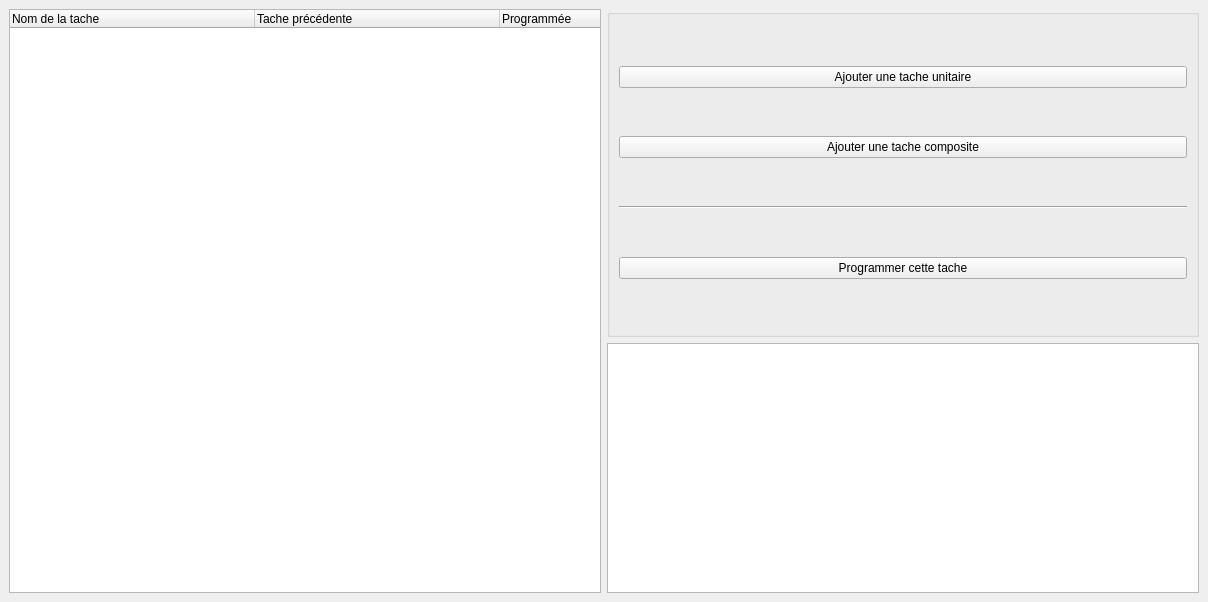
<?xml version="1.0" encoding="UTF-8"?>
<ui version="4.0">
 <class>MainWindowProjet</class>
 <widget class="QMainWindow" name="MainWindowProjet">
  <property name="windowModality">
   <enum>Qt::NonModal</enum>
  </property>
  <property name="geometry">
   <rect>
    <x>0</x>
    <y>0</y>
    <width>1208</width>
    <height>602</height>
   </rect>
  </property>
  <property name="windowTitle">
   <string>Editeur de projet</string>
  </property>
  <widget class="QWidget" name="centralwidget">
   <layout class="QHBoxLayout" name="horizontalLayout">
    <item>
     <widget class="QTreeWidget" name="tree">
      <property name="indentation">
       <number>15</number>
      </property>
      <attribute name="headerDefaultSectionSize">
       <number>245</number>
      </attribute>
      <column>
       <property name="text">
        <string>Nom de la tache</string>
       </property>
      </column>
      <column>
       <property name="text">
        <string>Tache précédente</string>
       </property>
      </column>
      <column>
       <property name="text">
        <string>Programmée</string>
       </property>
      </column>
     </widget>
    </item>
    <item>
     <layout class="QVBoxLayout" name="verticalLayout">
      <item>
       <widget class="QGroupBox" name="groupBox">
        <property name="minimumSize">
         <size>
          <width>300</width>
          <height>0</height>
         </size>
        </property>
        <layout class="QVBoxLayout" name="verticalLayout_2">
         <item>
          <widget class="QPushButton" name="addUnitaire">
           <property name="text">
            <string>Ajouter une tache unitaire</string>
           </property>
           <property name="icon">
            <iconset resource="icons/iconsressourcefile.qrc">
             <normaloff>:/add.svg</normaloff>:/add.svg</iconset>
           </property>
          </widget>
         </item>
         <item>
          <widget class="QPushButton" name="addComposite">
           <property name="text">
            <string>Ajouter une tache composite</string>
           </property>
           <property name="icon">
            <iconset resource="icons/iconsressourcefile.qrc">
             <normaloff>:/orange-add-folders-to-archive.svg</normaloff>:/orange-add-folders-to-archive.svg</iconset>
           </property>
          </widget>
         </item>
         <item>
          <widget class="Line" name="line">
           <property name="orientation">
            <enum>Qt::Horizontal</enum>
           </property>
          </widget>
         </item>
         <item>
          <widget class="QPushButton" name="addProg">
           <property name="text">
            <string>Programmer cette tache</string>
           </property>
           <property name="icon">
            <iconset resource="icons/iconsressourcefile.qrc">
             <normaloff>:/appointment.svg</normaloff>:/appointment.svg</iconset>
           </property>
          </widget>
         </item>
        </layout>
       </widget>
      </item>
      <item>
       <widget class="QTextBrowser" name="detailTache">
        <property name="sizePolicy">
         <sizepolicy hsizetype="Expanding" vsizetype="Fixed">
          <horstretch>0</horstretch>
          <verstretch>0</verstretch>
         </sizepolicy>
        </property>
        <property name="maximumSize">
         <size>
          <width>16777215</width>
          <height>250</height>
         </size>
        </property>
       </widget>
      </item>
     </layout>
    </item>
   </layout>
  </widget>
 </widget>
 <resources>
  <include location="icons/iconsressourcefile.qrc"/>
 </resources>
 <connections/>
</ui>
